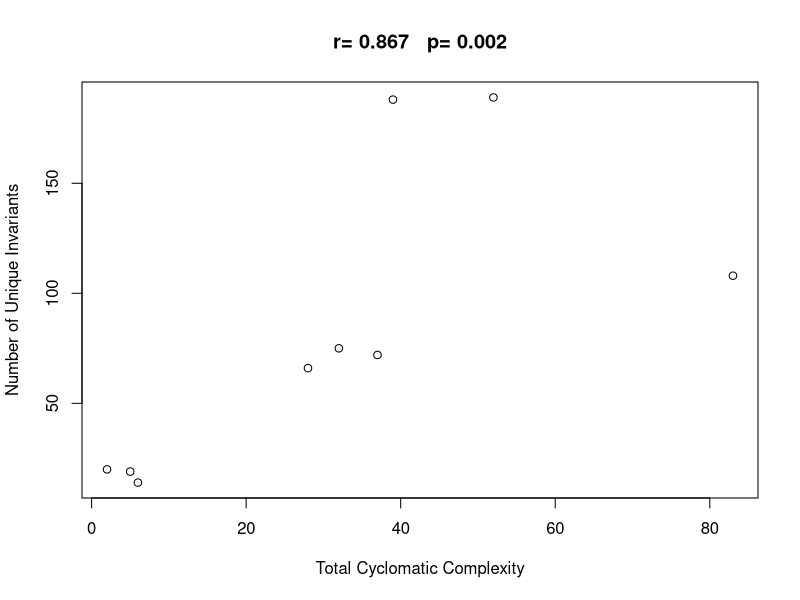

Here is the R script that generated this plot:

 regInvar<- read.csv(file="../data/inv_cc.txt", header=T, row.names=1)

pdf("inv_cc.pdf")

ourmethod <- "spearman"

rcoef<-round(cor(regInvar$uniqueInv,regInvar$TCC, method = ourmethod),3)

t <- cor.test(regInvar$uniqueInv,regInvar$TCC, method = ourmethod, alternative = "greater")
p <- round(t$p.value, digits=3)

plot(regInvar$TCC, regInvar$uniqueInv, main=paste("r=",rcoef,"  p=", p), xlab="Total Cyclomatic Complexity", ylab="Number of Unique Invariants", pch=1)

#abline(lm(regInvar$uniqueInv~regInvar$TCC), col="red") # regression line (y~x) 




dev.off()